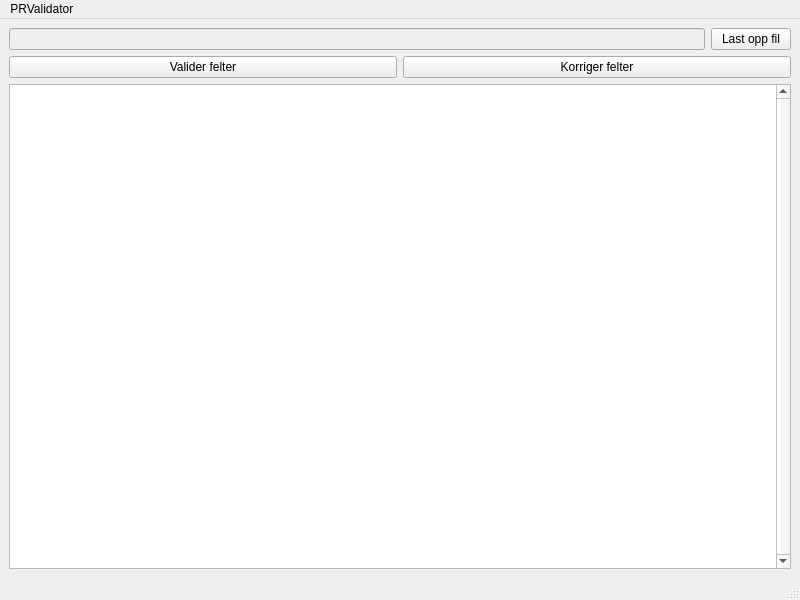
<?xml version="1.0" encoding="UTF-8"?>
<ui version="4.0">
 <class>MainWindow</class>
 <widget class="QMainWindow" name="MainWindow">
  <property name="geometry">
   <rect>
    <x>0</x>
    <y>0</y>
    <width>800</width>
    <height>600</height>
   </rect>
  </property>
  <property name="windowTitle">
   <string>MainWindow</string>
  </property>
  <widget class="QWidget" name="centralwidget">
   <layout class="QVBoxLayout" name="verticalLayout">
    <item>
     <layout class="QHBoxLayout" name="horizontalLayout_2">
      <item>
       <widget class="QLineEdit" name="line_file">
        <property name="enabled">
         <bool>false</bool>
        </property>
        <property name="readOnly">
         <bool>true</bool>
        </property>
       </widget>
      </item>
      <item>
       <widget class="QPushButton" name="btn_file">
        <property name="text">
         <string>Last opp fil</string>
        </property>
       </widget>
      </item>
     </layout>
    </item>
    <item>
     <layout class="QHBoxLayout" name="horizontalLayout">
      <item>
       <widget class="QPushButton" name="btn_validate">
        <property name="text">
         <string>Valider felter</string>
        </property>
       </widget>
      </item>
      <item>
       <widget class="QPushButton" name="btn_fix">
        <property name="text">
         <string>Korriger felter</string>
        </property>
       </widget>
      </item>
     </layout>
    </item>
    <item>
     <widget class="QTextEdit" name="text_result">
      <property name="enabled">
       <bool>true</bool>
      </property>
      <property name="verticalScrollBarPolicy">
       <enum>Qt::ScrollBarAlwaysOn</enum>
      </property>
      <property name="textInteractionFlags">
       <set>Qt::TextSelectableByMouse</set>
      </property>
     </widget>
    </item>
   </layout>
  </widget>
  <widget class="QMenuBar" name="menubar">
   <property name="geometry">
    <rect>
     <x>0</x>
     <y>0</y>
     <width>800</width>
     <height>25</height>
    </rect>
   </property>
   <widget class="QMenu" name="menuPRValidator">
    <property name="title">
     <string>PRValidator </string>
    </property>
   </widget>
   <addaction name="menuPRValidator"/>
  </widget>
  <widget class="QStatusBar" name="statusbar"/>
 </widget>
 <resources/>
 <connections/>
</ui>
